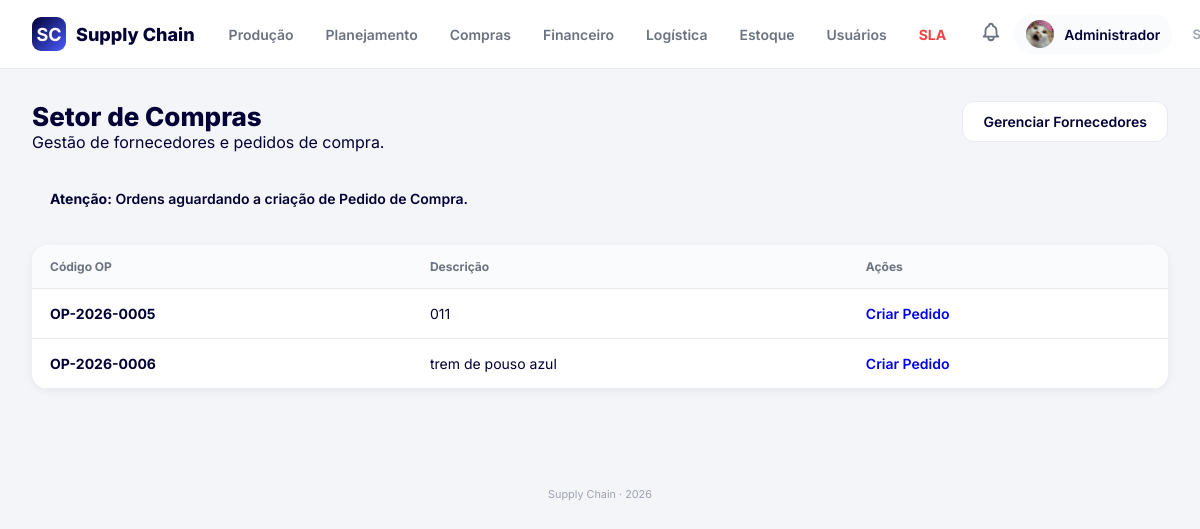
Page /supply-chain/setores/compras/index.php (signed in) on the committed database.
### tables this page shows
CREATE TABLE `ordens` (
  `id` int(11) NOT NULL,
  `codigo` varchar(30) NOT NULL,
  `descricao` varchar(200) DEFAULT NULL,
  `status` enum('aberta','desmontagem','planejamento','compras','financeiro','logistica','estoque','remontagem','concluida','cancelada') DEFAULT 'aberta',
  `criado_por` int(11) DEFAULT NULL,
  `criado_em` datetime DEFAULT current_timestamp()
);

### supply-chain/config/db.php (called while the page is built, shortened)
<?php
function db(): PDO
{
    static $pdo = null;
    if ($pdo === null) {
        $dsn = 'mysql:host=' . DB_HOST . ';dbname=' . DB_NAME . ';charset=' . DB_CHARSET;
        $opcoes = [
            PDO::ATTR_ERRMODE            => PDO::ERRMODE_EXCEPTION,
            PDO::ATTR_DEFAULT_FETCH_MODE => PDO::FETCH_ASSOC,
            PDO::ATTR_EMULATE_PREPARES   => false,
        ];
        try {
            $pdo = new PDO($dsn, DB_USER, DB_PASS, $opcoes);
        } catch (PDOException $e) {
            error_log('Erro DB: ' . $e->getMessage());
            http_response_code(500);
            exit('Erro ao conectar ao banco de dados.');
        }
    }
    return $pdo;
}

### supply-chain/includes/funcoes.php (called while the page is built, shortened)
<?php
function e(?string $texto): string
{
    return htmlspecialchars($texto ?? '', ENT_QUOTES | ENT_SUBSTITUTE, 'UTF-8');
}

### supply-chain/setores/compras/index.php (the view, shortened to what this page needs)
<?php
require_once __DIR__ . '/../../config/db.php';
require_once __DIR__ . '/../../includes/funcoes.php';
$stmt = db()->prepare("SELECT o.* FROM ordens o WHERE o.status = 'compras' ORDER BY o.criado_em ASC");
$stmt->execute();
$ordens = $stmt->fetchAll();
require __DIR__ . '/../../includes/header.php';
?>
<div class="page-header">
    <div>
        <h2>Setor de Compras</h2>
        <p>Gestão de fornecedores e pedidos de compra.</p>
    </div>
    <a href="<?= BASE_URL ?>/setores/compras/fornecedores.php" class="btn-primary" style="background: var(--white); color: var(--primary); border: 1.5px solid var(--gray-200); box-shadow: none;">
        Gerenciar Fornecedores
    </a>
</div>
<div class="flash flash-info" style="margin-bottom: 24px;">
    <strong>Atenção:</strong> Ordens aguardando a criação de Pedido de Compra.
</div>
<div class="card" style="padding: 0; overflow: hidden;">
    <table class="card-table">
        <thead>
            <tr>
                <th>Código OP</th>
                <th>Descrição</th>
                <th>Ações</th>
            </tr>
        </thead>
        <tbody>
            <?php foreach ($ordens as $o): ?>
            <tr>
                <td><strong><?= e($o['codigo']) ?></strong></td>
                <td><?= e($o['descricao']) ?></td>
                <td>
                    <a href="<?= BASE_URL ?>/setores/compras/pedido_form.php?id=<?= $o['id'] ?>" style="font-weight: 600;">
                        Criar Pedido
                    </a>
                </td>
            </tr>
            <?php endforeach; ?>
        </tbody>
    </table>
</div>
<?php require __DIR__ . '/../../includes/footer.php'; ?>

### supply-chain/assets/css/style.css (style rules this page uses)
:root { --primary: #020035; --primary-600: #0a0a5c; --accent: #4a5cff; --white: #ffffff; --gray-50: #fafbfc; --gray-100: #f4f5f9; --gray-200: #e8eaf0; --gray-300: #d1d5db; --gray-400: #9ca3af; --gray-500: #6b7280; --gray-600: #4b5563; --success: #10b981; --warning: #f59e0b; --danger: #ef4444; --info: #3b82f6; --radius: 12px; --radius-lg: 16px; --shadow: 0 2px 8px rgba(2, 0, 53, 0.06); --shadow-md: 0 4px 16px rgba(2, 0, 53, 0.08); --transition: all 0.22s cubic-bezier(0.4, 0, 0.2, 1); }
* { margin: 0; padding: 0; box-sizing: border-box; font-family: 'Inter', sans-serif; }
body { background: var(--gray-100); color: var(--primary); min-height: 100vh; }
a { text-decoration: none; }
.page-header { display: flex; justify-content: space-between; align-items: flex-start; margin-bottom: 24px; flex-wrap: wrap; gap: 16px; }
.page-header h2 { font-size: 26px; font-weight: 800; }
.card { background: var(--white); border-radius: var(--radius-lg); box-shadow: var(--shadow); padding: 24px; }
.card-table { width: 100%; border-collapse: collapse; background: var(--white); border-radius: var(--radius-lg); overflow: hidden; }
.card-table th { background: var(--gray-50); padding: 14px 18px; text-align: left; font-size: 12px; font-weight: 700; color: var(--gray-500); border-bottom: 1px solid var(--gray-200); }
.card-table td { padding: 16px 18px; border-bottom: 1px solid var(--gray-200); font-size: 14px; }
.flash { padding: 14px 18px; border-radius: var(--radius); font-size: 14px; font-weight: 600; margin-bottom: 20px; }
.btn-primary { background: var(--primary); color: var(--white); padding: 11px 20px; border-radius: var(--radius); font-size: 14px; font-weight: 600; border: none; cursor: pointer; display: inline-flex; align-items: center; gap: 8px; }

### rows in the picture
ordens: codigo "OP-2026-0005", descricao "011"
ordens: codigo "OP-2026-0006", descricao "trem de pouso azul"

### other values in the picture
explode(' ', $usuario['nome'])[0] "Administrador"
